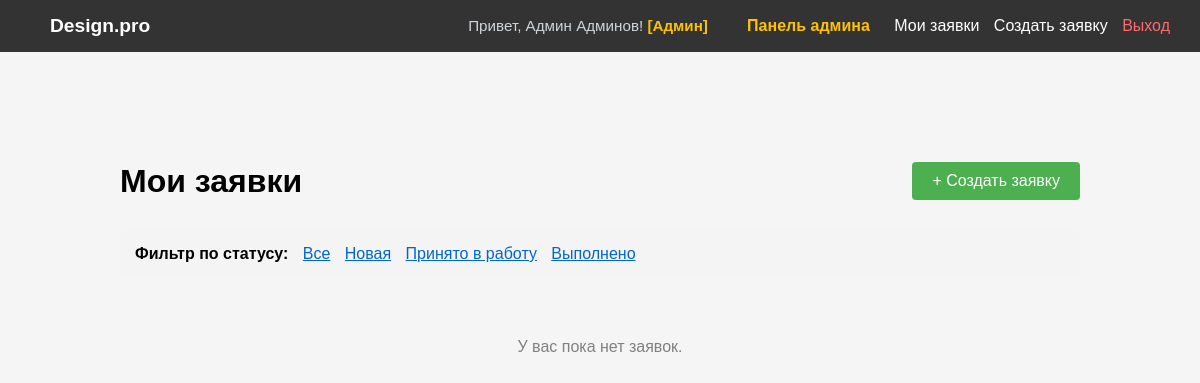
Page /my-applications/ (signed in) on the earlier database version.
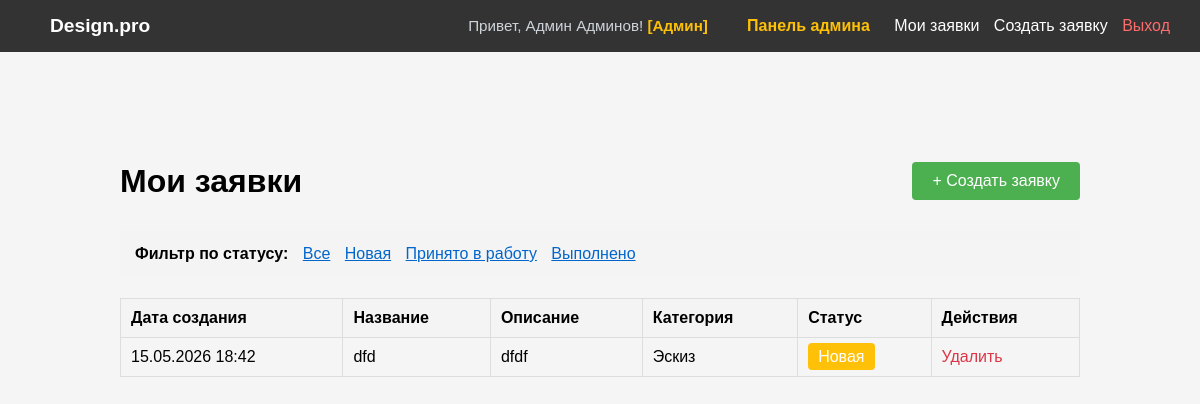
Same page on the later database version.
### portal/models.py (models this page shows, shortened)
class Application(models.Model):
    STATUS_CHOICES = (
        ('new', 'Новая'),
        ('in_progress', 'Принято в работу'),
        ('completed', 'Выполнено'),
    )
    title = models.CharField(
        'Название',
        max_length=200
    )
    description = models.TextField(
        'Описание'
    )
    category = models.ForeignKey(
        Category,
        on_delete=models.CASCADE,
        verbose_name='Категория',
        related_name='applications'
    )
    photo = models.ImageField(
        'Фото помещения',
        upload_to='applications/%Y/%m/%d/',
        blank=True,
        null=True
    )
    status = models.CharField(
        'Статус',
        max_length=20,
        choices=STATUS_CHOICES,
        default='new'
    )
    created_at = models.DateTimeField(
        'Дата создания',
        auto_now_add=True
    )
    user = models.ForeignKey(
        CustomUser,
        on_delete=models.CASCADE,
        verbose_name='Пользователь',
        related_name='applications'
    )
    design_image = models.ImageField(
        'Дизайн помещения',
        upload_to='designs/%Y/%m/%d/',
        blank=True,
        null=True,
        help_text='Загружается при смене статуса на "Выполнено"'
    )
    admin_comment = models.TextField(
        'Комментарий администратора',
        blank=True,
        null=True,
        help_text='Заполняется при смене статуса на "Принято в работу"'
    )
    updated_at = models.DateTimeField('Дата изменения', null=True, blank=True)
    class Meta:
        verbose_name = 'Заявка'
        verbose_name_plural = 'Заявки'
        ordering = ['-created_at']  # Сортировка по убыванию даты

class Category(models.Model):
    name = models.CharField(
        'Название категории',
        max_length=100,
        unique=True
    )
    class Meta:
        verbose_name = 'Категория'
        verbose_name_plural = 'Категории'

### portal/views.py (the view)
# urls.py: path('my-applications/', views.my_applications, name='my_applications'),
@login_required
def my_applications(request):
    applications = Application.objects.filter(user=request.user).order_by('-created_at')
    status_filter = request.GET.get('status')
    if status_filter:
        applications = applications.filter(status=status_filter)
    context = {
        'applications': applications,
        'status_filter': status_filter,
    }
    return render(request, 'portal/my_applications.html', context)

### portal/templates/portal/my_applications.html (shortened to what this page needs)
{% extends 'portal/index.html' %}
{% block content %}
<div style="max-width: 1000px; margin: 50px auto; padding: 20px;">
    <div style="display: flex; justify-content: space-between; align-items: center; margin-bottom: 30px;">
        <h1>Мои заявки</h1>
        <a href="{% url 'create_application' %}" style="background-color: #4CAF50; color: white; padding: 10px 20px; text-decoration: none; border-radius: 4px;">
            + Создать заявку
        </a>
    </div>
    <div style="margin-bottom: 20px; padding: 15px; background-color: #f4f4f4; border-radius: 4px;">
        <strong>Фильтр по статусу:</strong>
        <a href="{% url 'my_applications' %}" style="margin-left: 10px; text-decoration: {% if not status_filter %}underline{% endif %}; color: #0066cc;">Все</a>
        <a href="?status=new" style="margin-left: 10px; text-decoration: {% if status_filter == 'new' %}underline{% endif %}; color: #0066cc;">Новая</a>
        <a href="?status=in_progress" style="margin-left: 10px; text-decoration: {% if status_filter == 'in_progress' %}underline{% endif %}; color: #0066cc;">Принято в работу</a>
        <a href="?status=completed" style="margin-left: 10px; text-decoration: {% if status_filter == 'completed' %}underline{% endif %}; color: #0066cc;">Выполнено</a>
    </div>
    {% if applications %}
        <table style="width: 100%; border-collapse: collapse;">
            <thead>
                <tr style="background-color: #f4f4f4;">
                    <th style="padding: 10px; border: 1px solid #ddd; text-align: left;">Дата создания</th>
                    <th style="padding: 10px; border: 1px solid #ddd; text-align: left;">Название</th>
                    <th style="padding: 10px; border: 1px solid #ddd; text-align: left;">Описание</th>
                    <th style="padding: 10px; border: 1px solid #ddd; text-align: left;">Категория</th>
                    <th style="padding: 10px; border: 1px solid #ddd; text-align: left;">Статус</th>
                    <th style="padding: 10px; border: 1px solid #ddd; text-align: left;">Действия</th>
                </tr>
            </thead>
            <tbody>
                {% for app in applications %}
                <tr>
                    <td style="padding: 10px; border: 1px solid #ddd;">{{ app.created_at|date:"d.m.Y H:i" }}</td>
                    <td style="padding: 10px; border: 1px solid #ddd;">{{ app.title }}</td>
                    <td style="padding: 10px; border: 1px solid #ddd;">{{ app.description|truncatewords:10 }}</td>
                    <td style="padding: 10px; border: 1px solid #ddd;">{{ app.category.name }}</td>
                    <td style="padding: 10px; border: 1px solid #ddd;">
                        <span style="padding: 5px 10px; border-radius: 4px; background-color:
                            {% if app.status == 'new' %}#ffc107
                            {% elif app.status == 'in_progress' %}#17a2b8
                            {% else %}#28a745{% endif %};
                            color: white;">
                            {{ app.get_status_display }}
                        </span>
                    </td>
                    <td style="padding: 10px; border: 1px solid #ddd;">
                        {% if app.status == 'new' %}
                            <a href="{% url 'delete_application' app.pk %}" style="color: #dc3545; text-decoration: none;">Удалить</a>
                        {% else %}
                            <span style="color: gray;">Нельзя удалить</span>
                        {% endif %}
                    </td>
                </tr>
                {% endfor %}
            </tbody>
        </table>
    {% else %}
        <p style="text-align: center; color: gray; padding: 40px;">У вас пока нет заявок.</p>
    {% endif %}
</div>
{% endblock %}

Differences in the rows shown:
added Application: created_at "15.05.2026 18:42", title "dfd", description "dfdf", category.name "Эскиз", status "Новая", shows "Удалить"
Other differences:
text no longer shown: "У вас пока нет заявок."
text now shown: "Дата создания Название Описание Категория Статус Действия"
